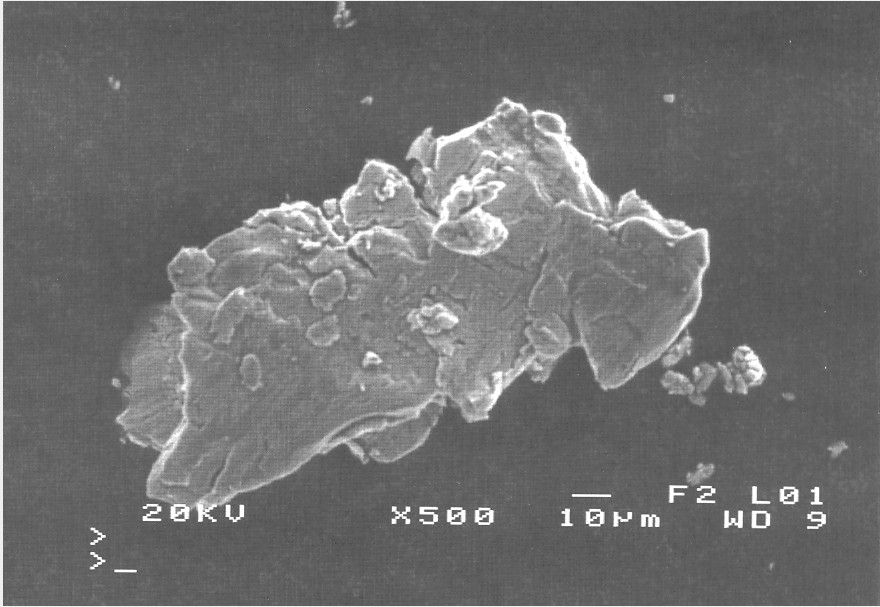
//> input picture opencv/learnOpencv/images/case6.jpg, 880 x 607 px
$ ./074-二值图像分析_提取最大轮廓与编码关键点_   (built with g++ and OpenCV 4)
//> lines starting //> are read from the running program, lines starting //| are printed output that depends on the picture; after the words box and inside, x2 and y2 are one past the last pixel; in counts of white or black regions, pixels touching at a corner belong together
#include <iostream>
#include <opencv2/opencv.hpp>

using namespace std;
using namespace cv;

/*
 * 二值图像分析(提取最大轮廓与编码关键点)
 */
int main() {
    Mat src = imread("../images/case6.jpg");
//> src is the input picture: 607 rows x 880 cols, CV_8UC3; min 65, max 255, mean 111.1
    if (src.empty()) {
        cout << "could not load image.." << endl;
    }
    imshow("input", src);

    // 图像二值化
    Mat gray, binary;
    GaussianBlur(src, src, Size(5, 5), 0);
    cvtColor(src, gray, COLOR_BGR2GRAY);
    threshold(gray, binary, 0, 255, THRESH_BINARY | THRESH_OTSU);
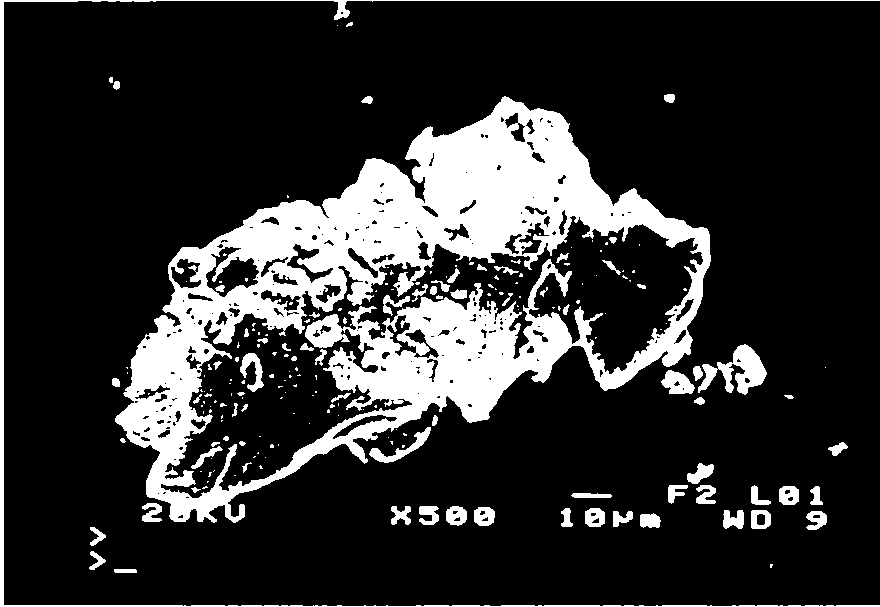
//> binary: 607 rows x 880 cols, CV_8UC1; 18.7% white; 204 white regions (126 under 20 px), largest, box (x1, y1, x2, y2) and area: (115, 96, 711, 523) 83042, (0, 0, 880, 607) 5152, (698, 344, 767, 395) 1574

    // 闭操作
    Mat se = getStructuringElement(MORPH_RECT, Size(3, 3));
    morphologyEx(binary, binary, MORPH_CLOSE, se);
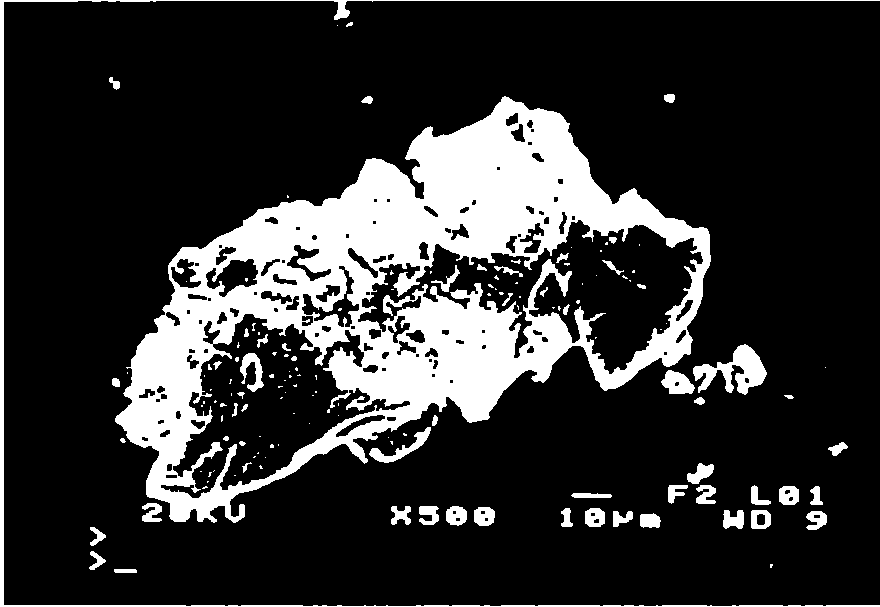
//> binary: 607 rows x 880 cols, CV_8UC1; 19.2% white; 145 white regions (85 under 20 px)

    // 发现最大轮廓
    vector<vector<Point>> contours;
    vector<Vec4i> hierarchy;
    findContours(binary, contours, hierarchy, RETR_LIST, CHAIN_APPROX_SIMPLE);
//> contours = 260 contours, 127 with area under 20; largest, box (x1, y1, x2, y2) and area: (115, 96, 711, 523) 135630, (357, 219, 704, 375) 22933, (160, 313, 411, 499) 20151, (0, 0, 880, 607) 2797, (693, 344, 767, 395) 1586
    int height = src.rows;
//> height = 607
    int width = src.cols;
//> width = 880
    int index = -1;
    int max = 0;
    for (size_t t = 0; t < contours.size(); ++t) {
        Rect rect = boundingRect(contours[t]);
        if (rect.height >= height || rect.width >= width) {
            continue;
        }
        double area = contourArea(contours[t]);
        if (area > max) {
            max = area;
            index = t;
        }
    }
//> this loop made 260 passes
//> (rect, area, max) on passes 1, 3, 10, 12, 16, 59: (Rect(114, 569, 23, 4), 65, 65), (Rect(89, 551, 17, 19), 113, 113), (Rect(640, 513, 21, 15), 230.5, 230), (Rect(806, 511, 21, 19), 249, 249), (Rect(751, 510, 20, 19), 323, 323), (Rect(369, 427, 62, 36), 495.5, 495)
//> (rect, area) on passes 4, 5, 8, 9, 13, 17: (Rect(90, 527, 16, 19), 113), (Rect(593, 518, 7, 6), 25.5), (Rect(813, 514, 8, 5), 26), (Rect(756, 513, 10, 13), 98), (Rect(613, 511, 20, 16), 166), (Rect(723, 510, 21, 19), 263)
//> after the loop, max = 135630; index = 253

    // 绘制关键点
    Mat result = Mat::zeros(src.size(), src.type());
    Mat pts;
    drawContours(src, contours, index, Scalar(0, 0, 255));
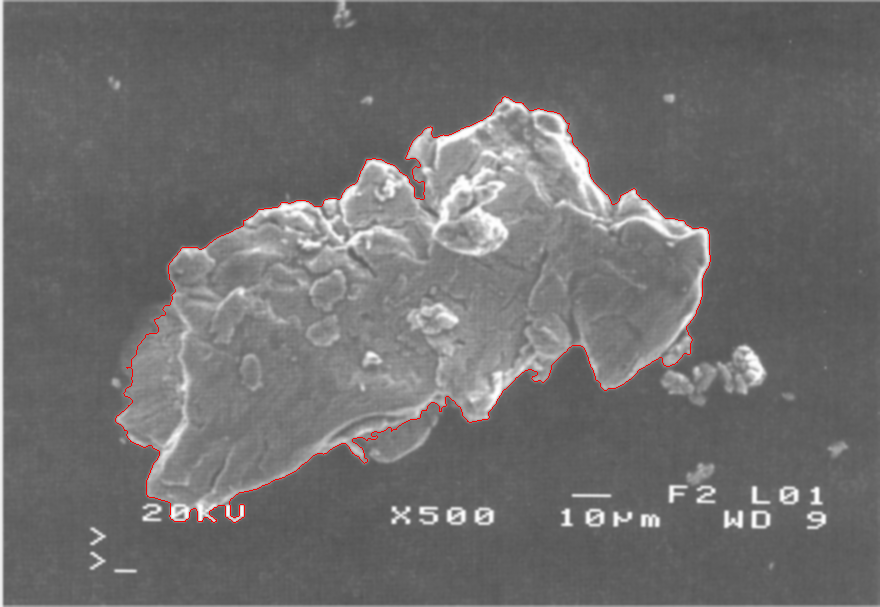
//> src: 607 rows x 880 cols, CV_8UC3; mean B, G, R 110.4, 110.4, 111.4
    approxPolyDP(contours[index], pts, 4, true);
//> pts = contour of 100 points, box (x1, y1, x2, y2) (115, 96, 711, 523), area 135682
    for (int i = 0; i < pts.rows; ++i) {
        Vec2i pt = pts.at<Vec2i>(i, 0);
        circle(src, Point(pt[0], pt[1]), 2, Scalar(0, 255, 0), 2);
        circle(result, Point(pt[0], pt[1]), 2, Scalar(0, 255, 0), 2);
    }
//> this loop made 100 passes
//> pt on passes 1 to 12: [707, 229], [665, 218], [634, 188], [612, 204], [591, 178], [587, 159], [567, 131], [569, 123], [559, 113], [529, 110], [504, 96], [482, 120]
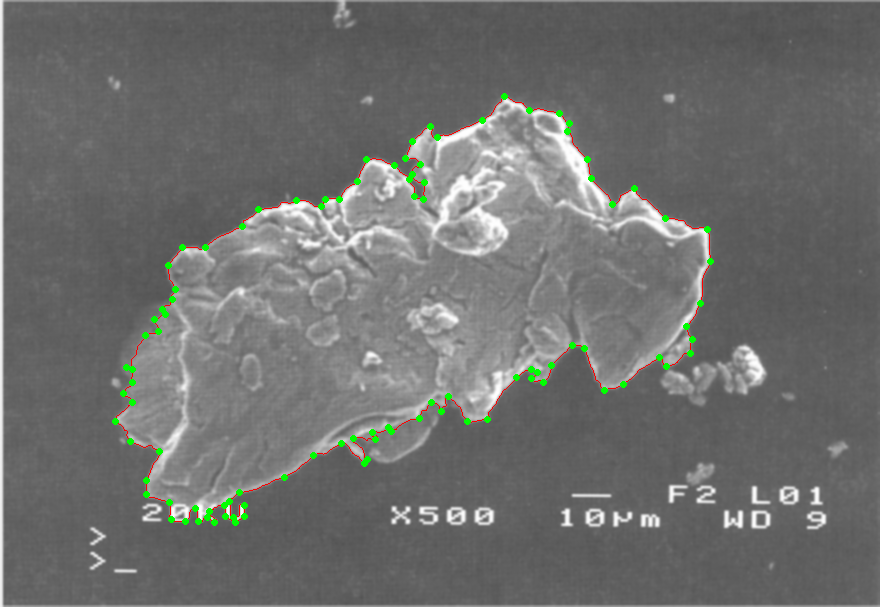
//> src: 607 rows x 880 cols, CV_8UC3; 0.69% of pixels changed, all inside (x1, y1, x2, y2) = (112, 93, 714, 526)
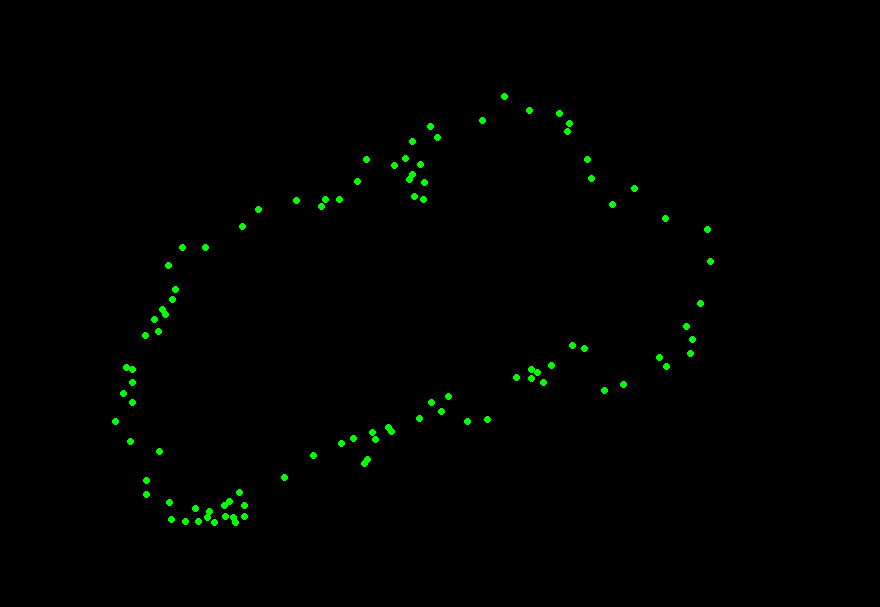
//> result: 607 rows x 880 cols, CV_8UC3; mean B, G, R 0, 1.8, 0

    imshow("result", src);
    imshow("result_binary", result);
    waitKey(0);
    return 0;
}
